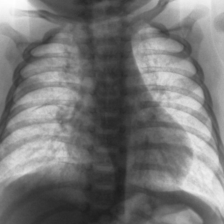
#> input picture Project 4/data - Copy/Train/im100_positive.png, 224 x 224 px; its folder holds only this picture in this run
$ jupyter execute 'importing images.ipynb'
#> lines starting #> are read from the running program, lines starting #| are printed output that depends on the picture; long printed decimals are rounded
[cell 1]
from PIL import Image
import numpy as np
import os
import matplotlib.pyplot as plt

[cell 2]
def load_images(folder):
#> called with folder = 'data - Copy/Train'
    images = []
    labels = []
    imgforhistogram = []
    for fname in os.listdir(folder):
        img = Image.open(os.path.join(folder, fname)).convert('L')  # grayscale
#> img is the input picture: PIL image 224x224 L; min 28, max 255, mean 118.6
        img_array = np.array(img).flatten() / 255.0
        imgforhistogram.append(np.median(img_array))
    return imgforhistogram

img_h=load_images('data - Copy/Train')
#> img_h = [0.431]

[cell 3]
plt.hist(img_h, bins=np.linspace(0,1,50))
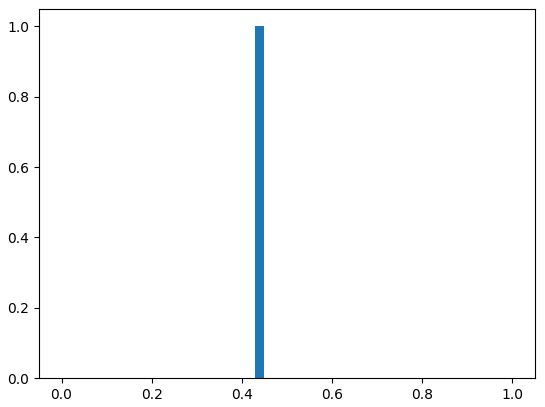
#> figure drawn by matplotlib, 1 panel; tallest bar 1 high, from x = 0.429 to 0.449

[cell 4]
import numpy as np
from skimage.filters import threshold_otsu

# Suppose means is a 1D array of all image means:
means = np.array([np.mean(Image.open(os.path.join('data - Copy/Train', f)).convert('L'))
                  for f in os.listdir('data - Copy/Train')]) / 255.0
#> means = [0.465]

# Compute Otsu threshold on the means
otsu_thresh = threshold_otsu(means)
#> otsu_thresh = 0.465
print("Otsu threshold:", otsu_thresh)
#| Otsu threshold: 0.4649

# Inversion

[cell 5]
import matplotlib.pyplot as plt

# 1. Load images without flipping
means = []
for fname in os.listdir('data - Copy/Train'):
    img = Image.open(os.path.join('data - Copy/Train', fname)).convert('L')
    img_array = np.array(img).flatten() / 255.0
    means.append(np.median(img_array))

# 2. Plot histogram
plt.hist(means, bins=50, color='skyblue')
plt.xlabel('Mean Intensity')
plt.ylabel('Number of Images')
plt.title('Histogram of Image Mean Intensities')
plt.show()
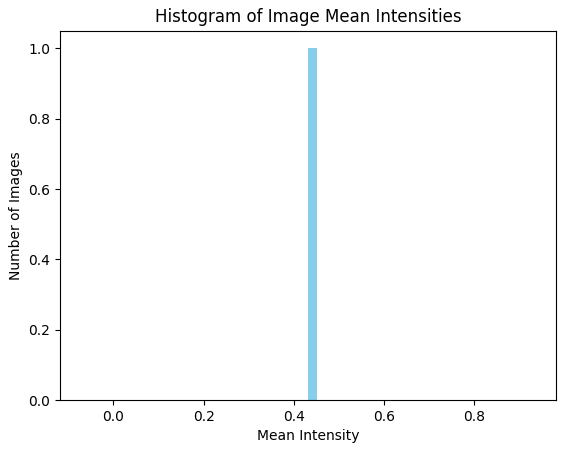
#> figure drawn by matplotlib, 1 panel; tallest bar 1 high, from x = 0.431 to 0.451

$ run again, on Project 4/data - Copy/Train/im110_positive.png
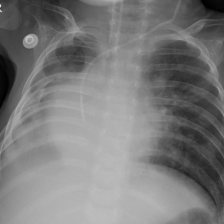
#> input picture Project 4/data - Copy/Train/im110_positive.png, 224 x 224 px
#> in load_images, img is the input picture: PIL image 224x224 L; min 0, max 225, mean 123
#> img_h = [0.51]
#> `[cell 3] plt.hist(img_h, bins=np.linspace(0,1,50))`:
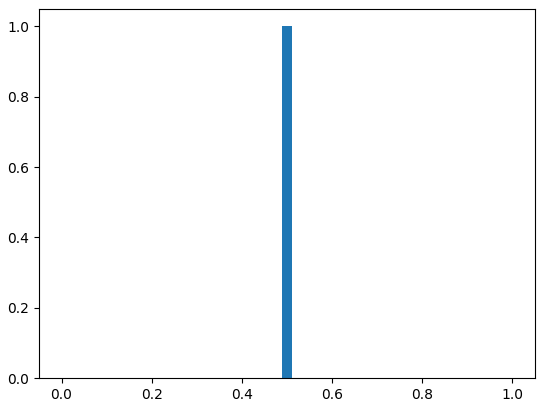
#> figure drawn by matplotlib, 1 panel; tallest bar 1 high, from x = 0.49 to 0.51
#> means = [0.482]
#> otsu_thresh = 0.482
#| Otsu threshold: 0.4824
#> `plt.show()`:
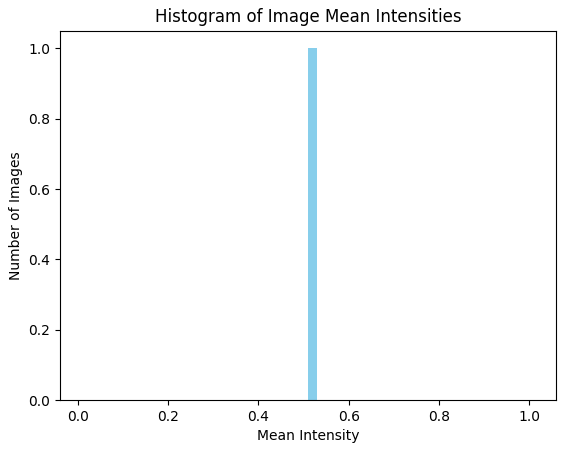
#> figure drawn by matplotlib, 1 panel; tallest bar 1 high, from x = 0.51 to 0.53

$ run again, on Project 4/data - Copy/Train/im113_positive.png
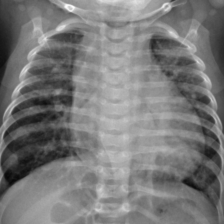
#> input picture Project 4/data - Copy/Train/im113_positive.png, 224 x 224 px
#> in load_images, img is the input picture: PIL image 224x224 L; min 7, max 252, mean 121.2
#> img_h = [0.498]
#> `[cell 3] plt.hist(img_h, bins=np.linspace(0,1,50))`:
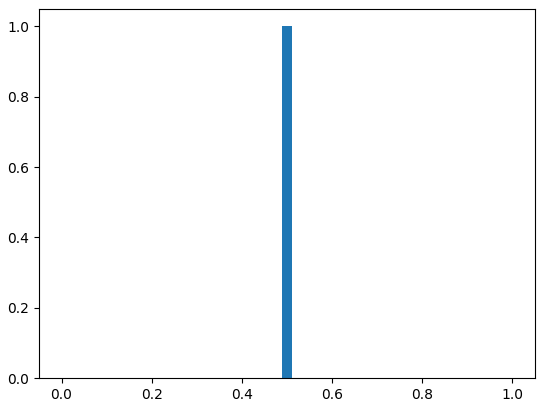
#> figure drawn by matplotlib, 1 panel; tallest bar 1 high, from x = 0.49 to 0.51
#> means = [0.475]
#> otsu_thresh = 0.475
#| Otsu threshold: 0.4755
#> `plt.show()`:
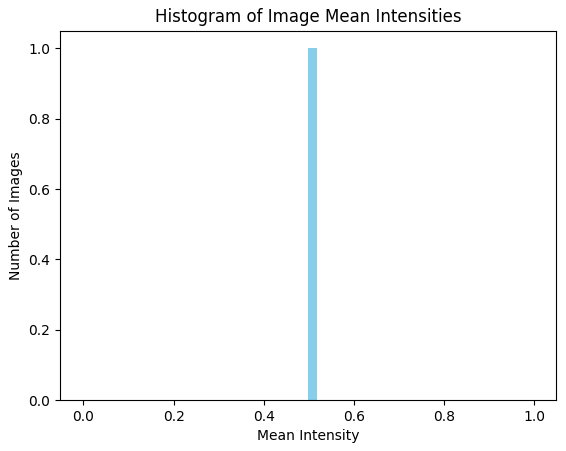
#> figure drawn by matplotlib, 1 panel; tallest bar 1 high, from x = 0.498 to 0.518

$ run again, on Project 4/data - Copy/Train/im121_positive.png
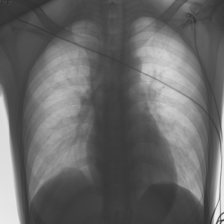
#> input picture Project 4/data - Copy/Train/im121_positive.png, 224 x 224 px
#> in load_images, img is the input picture: PIL image 224x224 L; min 43, max 238, mean 103.5
#> img_h = [0.329]
#> `[cell 3] plt.hist(img_h, bins=np.linspace(0,1,50))`:
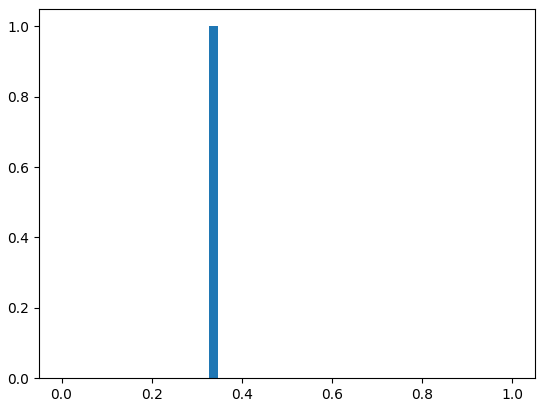
#> figure drawn by matplotlib, 1 panel; tallest bar 1 high, from x = 0.327 to 0.347
#> means = [0.406]
#> otsu_thresh = 0.406
#| Otsu threshold: 0.4059
#> `plt.show()`:
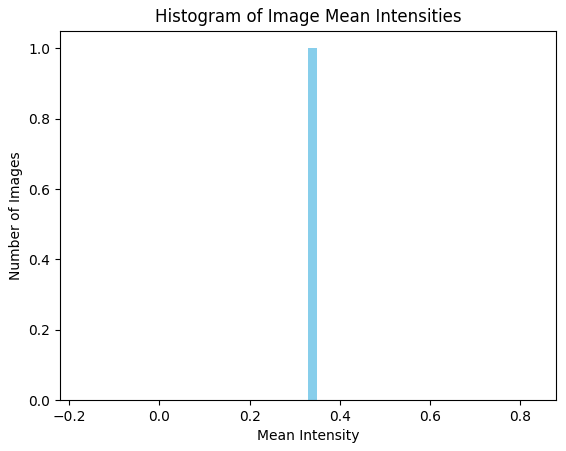
#> figure drawn by matplotlib, 1 panel; tallest bar 1 high, from x = 0.329 to 0.349
